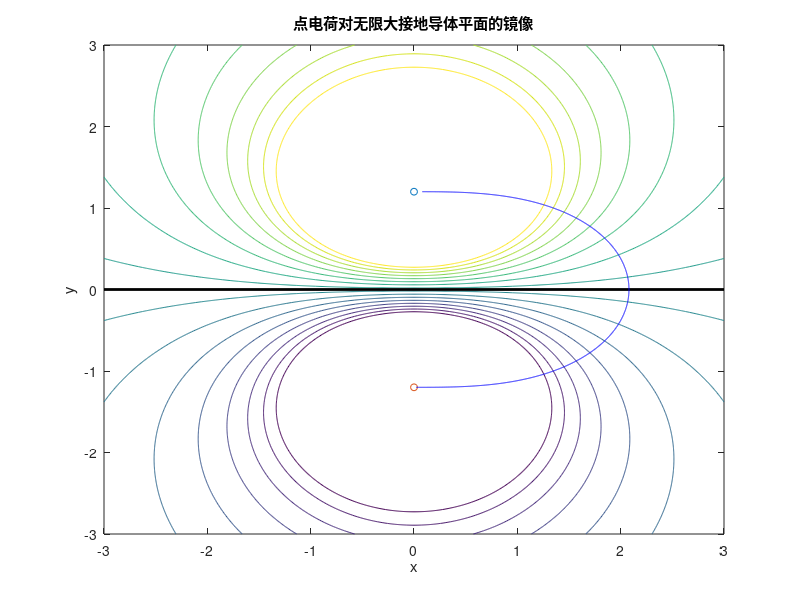

The MATLAB script that drew this image: (Note: this script raises an error after producing the figure.)
%假设点电荷q=2C位于无限大导体平板上方1.2m
%试求点电荷q=2C对无限大接地导体平板的镜像电荷位置与电场强度分布。
clc
clear all
e=1.602e-19;
h=1.2;
q1=2;
q2=-q1;
ep=8.85*1e-12;
k=9.0e9;
a=3;
[x,y]=meshgrid(-a:0.01:a,-a:0.01:a);
r1=sqrt(x.^2+(y-h).^2);
r2=sqrt(x.^2+(y+h).^2);
U=k*e*(q1./r1+q2./r2);
u0=k*e/5;
v=linspace(-4,4,16)*u0;
contour(x,y,U,v,'-');

[Ex,Ey]=gradient(-U);
hold on
plot(0,h,'o','MarkerSize',5);
plot(0,-h,'o','MarkerSize',5);
hp = plot([-a,a],[0,0],'k','linewidth',2);
title('点电荷对无限大接地导体平面的镜像');
xlabel('x');
ylabel('y');
Ne=21;
t=linspace(0,2*pi,Ne);
rd=0.08;
start_x1=rd*cos(t);
start_y1=h+rd*sin(t);
for i=1:Ne
    he=streamline(x,y,Ex,Ey,start_x1(i),start_y1(i));
    pipi=arrowPlot(he.XData,he.YData,'number',1,'color','b','LineWidth',2);
    hold on;
end
% 为镜像电荷添加电力线起点并绘制（颜色为绿色）
start_x2 = rd*cos(t);
start_y2 = -h + rd*sin(t);
for i=1 : Ne
    he2 = streamline(x,y,Ex,Ey,start_x2(i),start_y2(i));
    set(he2,'LineWidth',1);
    pipi=arrowPlotn(he2.XData,he2.YData,'number',1,'color','g','LineWidth',2);
    hold on;
end
hReal = plot(0,h,'r+','MarkerSize',12,'LineWidth',2);
% 显示镜像电荷位置
hImage = plot(0,-h,'r_','MarkerSize',12,'LineWidth',2);
% 添加虚拟线条句柄以便图例显示电力线颜色
hRealLines = plot(nan,nan,'b','LineWidth',1.5);
hImageLines = plot(nan,nan,'g','LineWidth',1.5);
legend([hp,hReal,hImage,hRealLines,hImageLines],{'Conductor plane','Real charge','Image charge','Field lines (real)','Field lines (image)'},'Location','best');
hold off